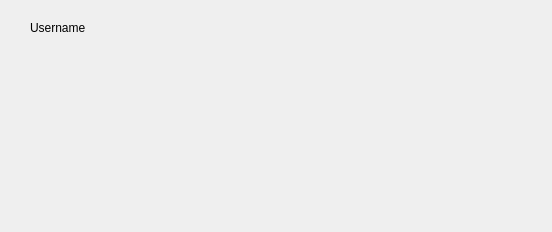
<?xml version="1.0" encoding="UTF-8"?>
<ui version="4.0">
 <class>messageFrame</class>
 <widget class="QFrame" name="messageFrame">
  <property name="geometry">
   <rect>
    <x>0</x>
    <y>0</y>
    <width>552</width>
    <height>232</height>
   </rect>
  </property>
  <property name="windowTitle">
   <string>Frame</string>
  </property>
  <property name="frameShape">
   <enum>QFrame::NoFrame</enum>
  </property>
  <widget class="QWidget" name="widget" native="true">
   <property name="geometry">
    <rect>
     <x>10</x>
     <y>10</y>
     <width>351</width>
     <height>91</height>
    </rect>
   </property>
   <widget class="QLabel" name="label">
    <property name="geometry">
     <rect>
      <x>20</x>
      <y>10</y>
      <width>261</width>
      <height>16</height>
     </rect>
    </property>
    <property name="text">
     <string>Username</string>
    </property>
   </widget>
   <widget class="QWidget" name="widget_2" native="true">
    <property name="geometry">
     <rect>
      <x>20</x>
      <y>30</y>
      <width>271</width>
      <height>21</height>
     </rect>
    </property>
    <property name="styleSheet">
     <string notr="true">backgroud-color: rgb(187, 122, 255)</string>
    </property>
   </widget>
  </widget>
 </widget>
 <resources/>
 <connections/>
</ui>
